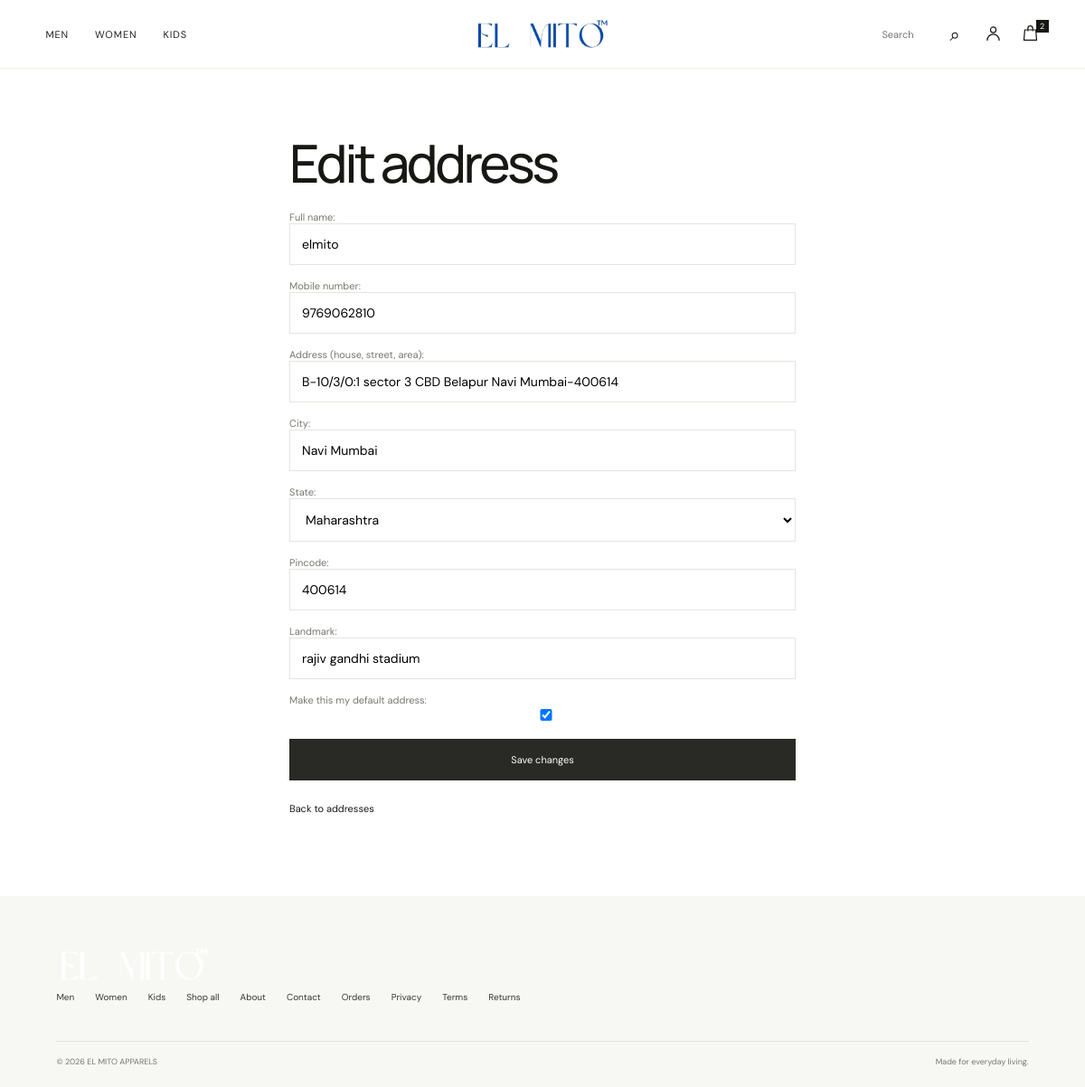
The app's page /account/addresses/1/edit/ (signed in) with its own data.
### apps/accounts/models.py (models this page shows, shortened)
class Address(TimeStampedModel):
    user = models.ForeignKey(settings.AUTH_USER_MODEL, on_delete=models.CASCADE, related_name="addresses")
    full_name = models.CharField(max_length=150)
    phone = models.CharField(max_length=10, validators=[validate_indian_mobile])
    line1 = models.CharField("Address", max_length=255)
    city = models.CharField(max_length=100)
    state = models.CharField(max_length=100)
    pincode = models.CharField(max_length=6, validators=[validate_pincode])
    landmark = models.CharField(max_length=150, blank=True)
    is_default = models.BooleanField(default=False)
    class Meta:
        verbose_name_plural = "addresses"
        ordering = ["-is_default", "-created_at"]
        constraints = [
            models.UniqueConstraint(
                fields=["user"], condition=models.Q(is_default=True), name="one_default_address_per_user"
            )
        ]

### apps/accounts/views.py (the view)
# urls.py: path("addresses/<int:pk>/edit/", views.address_edit, name="address_edit"),
@login_required
def address_edit(request, pk):
    address = get_object_or_404(Address, pk=pk, user=request.user)
    form = AddressForm(request.POST or None, instance=address)
    if request.method == "POST" and form.is_valid():
        _save_address(request.user, form)
        messages.success(request, "Address updated.")
        return redirect(_safe_next(request, "accounts:addresses"))
    return render(request, "accounts/form_page.html", {
        "form": form, "title": "Edit address", "submit_label": "Save changes",
        "next": request.GET.get("next", ""), "links": [("Back to addresses", "accounts:addresses")],
    })

### apps/accounts/forms.py (shortened to what this page needs)
class AddressForm(forms.ModelForm):
    phone = forms.CharField(max_length=20, label="Mobile number")
    state = forms.ChoiceField(choices=STATE_CHOICES)
    is_default = forms.BooleanField(required=False, label="Make this my default address")
    class Meta:
        model = Address
        fields = ["full_name", "phone", "line1", "city", "state", "pincode", "landmark", "is_default"]
        labels = {"line1": "Address (house, street, area)"}

### apps/cart/services/cart.py (called while the page is built)
def item_count(request) -> int:
    if request.user.is_authenticated:
        qs = CartItem.objects.filter(cart__user=request.user)
    else:
        token = request.session.get(SESSION_KEY)
        if not token:
            return 0
        qs = CartItem.objects.filter(cart__session_key=token)
    return qs.aggregate(n=Sum("quantity"))["n"] or 0

### apps/core/context_processors.py (called while the page is built)
def site(request):
    digits = re.sub(r"\D", "", settings.WHATSAPP_PROVIDER_NUMBER or "")
    if len(digits) == 10:
        digits = "91" + digits
    return {
        "nav_categories": list(Category.objects.filter(is_active=True)[:4]),
        "whatsapp_url": f"https://wa.me/{digits}" if digits else "",
        "cart_count": item_count(request),
        "SITE_URL": settings.SITE_URL,
        "FREE_SHIPPING_THRESHOLD": settings.FREE_SHIPPING_THRESHOLD,
        "FLAT_SHIPPING_CHARGE": settings.FLAT_SHIPPING_CHARGE,
    }

### templates/accounts/form_page.html (shortened to what this page needs)
{% extends "base.html" %}
{% block content %}
<main class="container">
  <h1>{{ title }}</h1>
  <form method="post" novalidate>
    {% include "includes/form_fields.html" %}
    <button class="btn" type="submit">{{ submit_label }}</button>
  </form>
  <div class="links">{% for text, url_name in links %}<a href="{% url url_name %}">{{ text }}</a>{% endfor %}</div>
</main>
{% endblock %}

### templates/includes/form_fields.html (shortened to what this page needs)
{% for field in form %}
  <div class="field">
    {{ field.label_tag }}
    {{ field }}
  </div>
{% endfor %}

### store/static/store/site.css (style rules this page uses)
:root { --ink:#22231f;--muted:#777970;--line:#e7e5df;--paper:#f8f7f3;--white:#fff;--olive:#65694f;--olive-dark:#4e523e;--sand:#e8e3d8;--serif:Georgia,"Times New Roman",serif;--sans:"DM Sans",Arial,sans-serif;--display:Manrope,"DM Sans",sans-serif }
* { box-sizing:border-box }
html { scroll-behavior:smooth }
body { margin:0;background:var(--paper);color:var(--ink);font-family:var(--sans);font-size:14px;-webkit-font-smoothing:antialiased }
a { color:inherit;text-decoration:none }
button,input,select,textarea { font:inherit }
button,a,select { -webkit-tap-highlight-color:transparent }
button { cursor:pointer }
:root { --ink:#171714;--muted:#77766f;--line:#e6e4df;--paper:#fff;--olive:#65694f;--sans:"DM Sans",Arial,sans-serif;--display:"Manrope","DM Sans",sans-serif }
body { background:#fff;color:var(--ink);font-family:var(--sans);font-size:14px }
.container { width:min(100% - 10.4%,560px);margin:0 auto;padding:64px 0 90px }
.container h1,.page-head h1 { font-family:var(--display);font-size:clamp(36px,5vw,58px);font-weight:500;letter-spacing:-.06em;margin:0 0 14px }
.container form { display:grid;gap:16px }
.container form label { display:grid;gap:7px;font-size:11px;color:var(--muted) }
.container input,.container select,.container textarea { width:100%;padding:13px;border:1px solid var(--line);background:transparent;border-radius:0 }
.container .btn,.page-head .btn,.cart .btn { display:inline-flex;align-items:center;justify-content:center;min-height:46px;padding:12px 18px;border:0;background:#292a25;color:#fff;font-size:11px }
.container .links { display:grid;gap:12px;margin-top:24px;font-size:11px }

### records on screen
Address: form "elmito" "9769062810" "B-10/3/0:1 sector 3 CBD Belapur Navi Mumbai-400614" "Navi Mumbai" "Maharashtra" "400614" "rajiv gandhi stadium" "☑"

### other values on screen
{{ cart_count }} "2"
{{ title }} "Edit address"
{{ field.label_tag }} "Full name:" "Mobile number:" "Address (house, street, area):" "City:" "State:" "Pincode:" "Landmark:" "Make this my default address:"
{{ submit_label }} "Save changes"
{{ text }} "Back to addresses"
